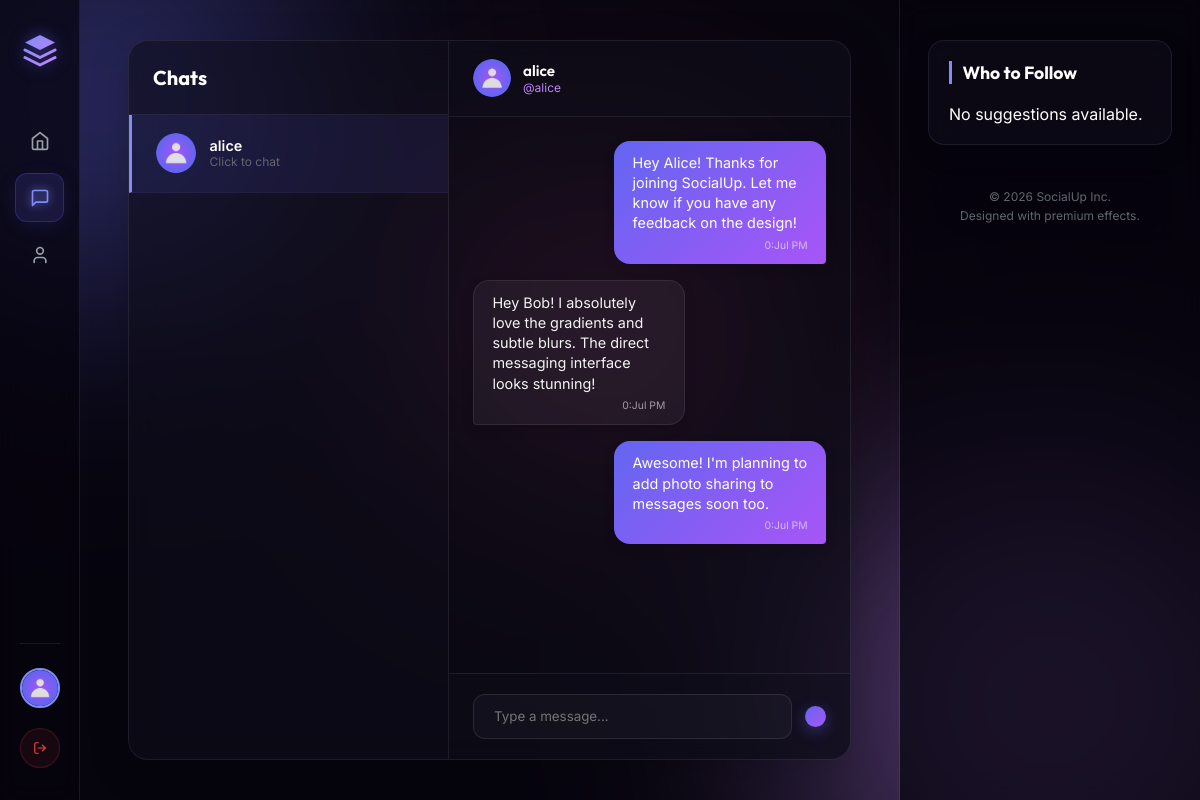
Screenshot of /messages/?u=alice (signed in) with the database file from the repository.
### core/models.py (models this page shows, shortened)
class Profile(models.Model):
    user = models.OneToOneField(User, on_delete=models.CASCADE, related_name='profile')
    bio = models.TextField(blank=True, default='')
    profile_picture = models.ImageField(upload_to='profile_pics/', default='profile_pics/default.png', blank=True)
    banner_image = models.ImageField(upload_to='banner_pics/', default='banner_pics/default.png', blank=True)
    following = models.ManyToManyField('self', symmetrical=False, related_name='followers', blank=True)

class Message(models.Model):
    sender = models.ForeignKey(User, on_delete=models.CASCADE, related_name='sent_messages')
    recipient = models.ForeignKey(User, on_delete=models.CASCADE, related_name='received_messages')
    content = models.TextField()
    timestamp = models.DateTimeField(auto_now_add=True)
    is_read = models.BooleanField(default=False)
    class Meta:
        ordering = ['timestamp']

### core/views.py (the view)
# urls.py: path('messages/', views.inbox_view, name='inbox'),
@login_required
def inbox_view(request):
    current_user = request.user
    messages = Message.objects.filter(Q(sender=current_user) | Q(recipient=current_user))
    user_ids = set()
    for msg in messages:
        user_ids.add(msg.sender_id)
        user_ids.add(msg.recipient_id)
    user_ids.discard(current_user.id)
    chat_users = User.objects.filter(id__in=user_ids).select_related('profile')
    active_username = request.GET.get('u', '')
    active_chat_user = None
    chat_messages = []
    if active_username:
        active_chat_user = get_object_or_404(User, username=active_username)
        Message.objects.filter(sender=active_chat_user, recipient=current_user, is_read=False).update(is_read=True)
        chat_messages = Message.objects.filter(
            (Q(sender=current_user) & Q(recipient=active_chat_user)) |
            (Q(sender=active_chat_user) & Q(recipient=current_user))
        ).order_by('timestamp')
    elif chat_users.exists():
        latest_message = Message.objects.filter(Q(sender=current_user) | Q(recipient=current_user)).order_by('-timestamp').first()
        if latest_message:
            other_user = latest_message.recipient if latest_message.sender == current_user else latest_message.sender
            return redirect(f"/messages/?u={other_user.username}")
    return render(request, 'core/inbox.html', {
        'chat_users': chat_users,
        'active_chat_user': active_chat_user,
        'chat_messages': chat_messages,
        'active_tab': 'messages'
    })

### core/templates/core/inbox.html (shortened to what this page needs)
{% extends 'core/base.html' %}
{% load static %}
{% block content %}
<div class="inbox-wrapper">
    <div class="chat-sidebar">
        <header class="chat-sidebar-header">
            <h3>Chats</h3>
        </header>
        <div class="chat-list">
            {% if chat_users %}
                {% for chat_user in chat_users %}
                    <a href="{% url 'inbox' %}?u={{ chat_user.username }}" class="chat-list-item {% if active_chat_user == chat_user %}active{% endif %}">
                        <img src="{% if chat_user.profile.profile_picture %}{{ chat_user.profile.profile_picture.url }}{% else %}{% static 'images/default.png' %}{% endif %}" alt="{{ chat_user.username }}" class="chat-item-avatar">
                        <div class="chat-item-info">
                            <span class="chat-item-name">{{ chat_user.username }}</span>
                            <span class="chat-item-preview">Click to chat</span>
                        </div>
                    </a>
                {% endfor %}
            {% else %}
                <div class="chat-list-empty">
                    <p>No active chats.</p>
                    <p class="subtext">Visit a profile to start a conversation!</p>
                </div>
            {% endif %}
        </div>
    </div>
    <div class="chat-feed-window">
        {% if active_chat_user %}
            <header class="chat-feed-header">
                <a href="{% url 'profile' username=active_chat_user.username %}" class="chat-header-user">
                    <img src="{% if active_chat_user.profile.profile_picture %}{{ active_chat_user.profile.profile_picture.url }}{% else %}{% static 'images/default.png' %}{% endif %}" alt="{{ active_chat_user.username }}" class="chat-header-avatar">
                    <div class="chat-header-meta">
                        <h4>{{ active_chat_user.username }}</h4>
                        <p class="status-indicator">@{{ active_chat_user.username }}</p>
                    </div>
                </a>
            </header>
            <div class="chat-messages-container" id="chat-messages-box">
                {% for message in chat_messages %}
                    <div class="message-bubble-wrapper {% if message.sender == request.user %}outgoing{% else %}incoming{% endif %}">
                        <div class="message-bubble">
                            <p class="message-content">{{ message.content }}</p>
                            <span class="message-time">{{ message.timestamp|date:'I:M A' }}</span>
                        </div>
                    </div>
                {% endfor %}
            </div>
            <form class="chat-composer-form" id="chat-composer-form" data-chat-user="{{ active_chat_user.username }}" onsubmit="submitChatMessage(event, this)">
                <input type="text" name="content" id="chat-message-input" placeholder="Type a message..." autocomplete="off" required>
                <button type="submit" class="btn btn-primary btn-icon-only" title="Send Message">
                </button>
            </form>
        {% endif %}
    </div>
</div>
{% endblock %}

### core/templates/core/base.html (shortened to what this page needs)
{% load static %}
<!DOCTYPE html>
<html lang="en">
<head>
    <link rel="stylesheet" href="{% static 'css/style.css' %}">
</head>
<body>
    <div class="glow-bg glow-1"></div>
    <div class="glow-bg glow-2"></div>
    <div class="glow-bg glow-3"></div>
    <div class="app-container">
        <aside class="sidebar">
            <div class="brand">
                <div class="brand-logo">
                </div>
            </div>
            <nav class="nav-menu">
                <a href="{% url 'feed' %}" class="nav-item {% if active_tab == 'home' %}active{% endif %}" id="nav-home">
                    <svg class="nav-icon" viewBox="0 0 24 24" fill="none" stroke="currentColor" stroke-width="2" stroke-linecap="round" stroke-linejoin="round"><path d="m3 9 9-7 9 7v11a2 2 0 0 1-2 2H5a2 2 0 0 1-2-2z"/><polyline points="9 22 9 12 15 12 15 22"/></svg>
                </a>
                <a href="{% url 'inbox' %}" class="nav-item {% if active_tab == 'messages' %}active{% endif %}" id="nav-messages">
                    <svg class="nav-icon" viewBox="0 0 24 24" fill="none" stroke="currentColor" stroke-width="2" stroke-linecap="round" stroke-linejoin="round"><path d="M21 15a2 2 0 0 1-2 2H7l-4 4V5a2 2 0 0 1 2-2h14a2 2 0 0 1 2 2z"/></svg>
                </a>
                <a href="{% url 'profile' username=request.user.username %}" class="nav-item {% if active_tab == 'profile' %}active{% endif %}" id="nav-profile">
                    <svg class="nav-icon" viewBox="0 0 24 24" fill="none" stroke="currentColor" stroke-width="2" stroke-linecap="round" stroke-linejoin="round"><path d="M19 21v-2a4 4 0 0 0-4-4H9a4 4 0 0 0-4 4v2"/><circle cx="12" cy="7" r="4"/></svg>
                </a>
            </nav>
            <div class="sidebar-footer">
                <div class="user-pill">
                    <img src="{% if request.user.profile.profile_picture %}{{ request.user.profile.profile_picture.url }}{% else %}{% static 'images/default.png' %}{% endif %}" alt="{{ request.user.username }}" class="user-avatar-small">
                </div>
                <a href="{% url 'logout' %}" class="btn btn-logout" id="btn-logout">
                    <svg viewBox="0 0 24 24" fill="none" stroke="currentColor" stroke-width="2" stroke-linecap="round" stroke-linejoin="round"><path d="M9 21H5a2 2 0 0 1-2-2V5a2 2 0 0 1 2-2h4"/><polyline points="16 17 21 12 16 7"/><line x1="21" y1="12" x2="9" y2="12"/></svg>
                </a>
            </div>
        </aside>
        <main class="main-content">
            {% block content %}{% endblock %}
        </main>
        <aside class="right-panel">
            <div class="widget suggestions-widget">
                <h3 class="widget-title">Who to Follow</h3>
                <div class="suggestions-list">
                    {% if suggestions %}
                        {% for suggestion in suggestions %}
                            <div class="suggestion-card" id="suggestion-{{ suggestion.id }}">
                                <a href="{% url 'profile' username=suggestion.user.username %}" class="suggestion-link">
                                    <img src="{% if suggestion.profile_picture %}{{ suggestion.profile_picture.url }}{% else %}{% static 'images/default.png' %}{% endif %}" alt="{{ suggestion.user.username }}" class="suggestion-avatar">
                                    <div class="suggestion-info">
                                        <h4 class="suggestion-name">{{ suggestion.user.username }}</h4>
                                        <p class="suggestion-handle">@{{ suggestion.user.username }}</p>
                                    </div>
                                </a>
                                <button class="btn btn-follow-toggle btn-sm" data-profile-id="{{ suggestion.id }}" onclick="toggleFollow(this)">
                                    Follow
                                </button>
                            </div>
                        {% endfor %}
                    {% else %}
                        <p class="empty-state-text">No suggestions available.</p>
                    {% endif %}
                </div>
            </div>
            <div class="widget copyright-widget">
                <p>&copy; 2026 SocialUp Inc.</p>
                <p>Designed with premium effects.</p>
            </div>
        </aside>
    </div>
</body>
</html>

### rows the page displays
Message: content "Hey Alice! Thanks for joining SocialUp. Let me know if you have any feedback on the design!", timestamp "0:Jul PM"
Message: content "Hey Bob! I absolutely love the gradients and subtle blurs. The direct messaging interface looks stunning!", timestamp "0:Jul PM"
Message: content "Awesome! I'm planning to add photo sharing to messages soon too.", timestamp "0:Jul PM"

### other values shown
{{ chat_user.username }} "alice"
{{ active_chat_user.username }} "alice"
